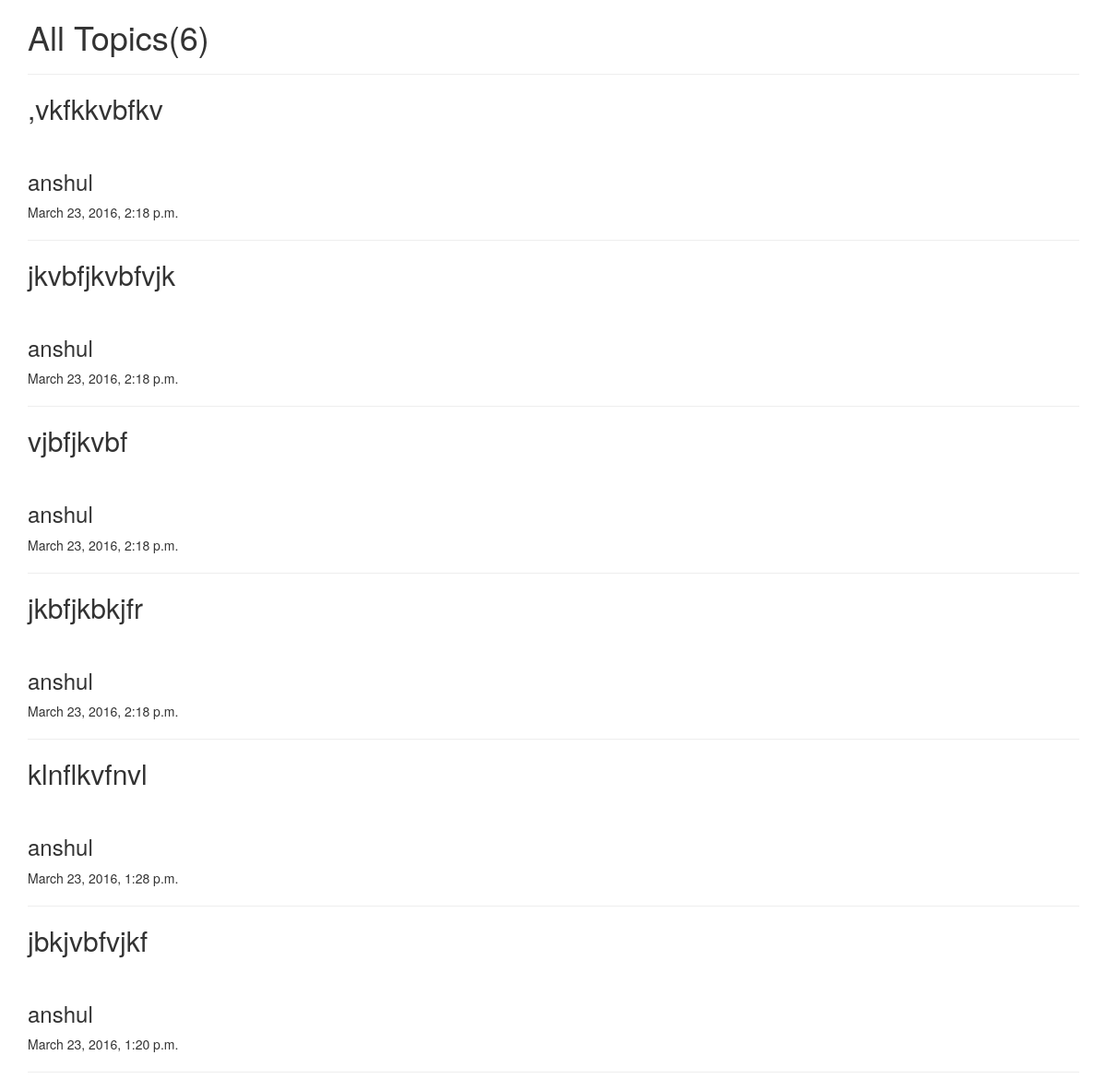
Page /viewTopics/ on the earlier database version.
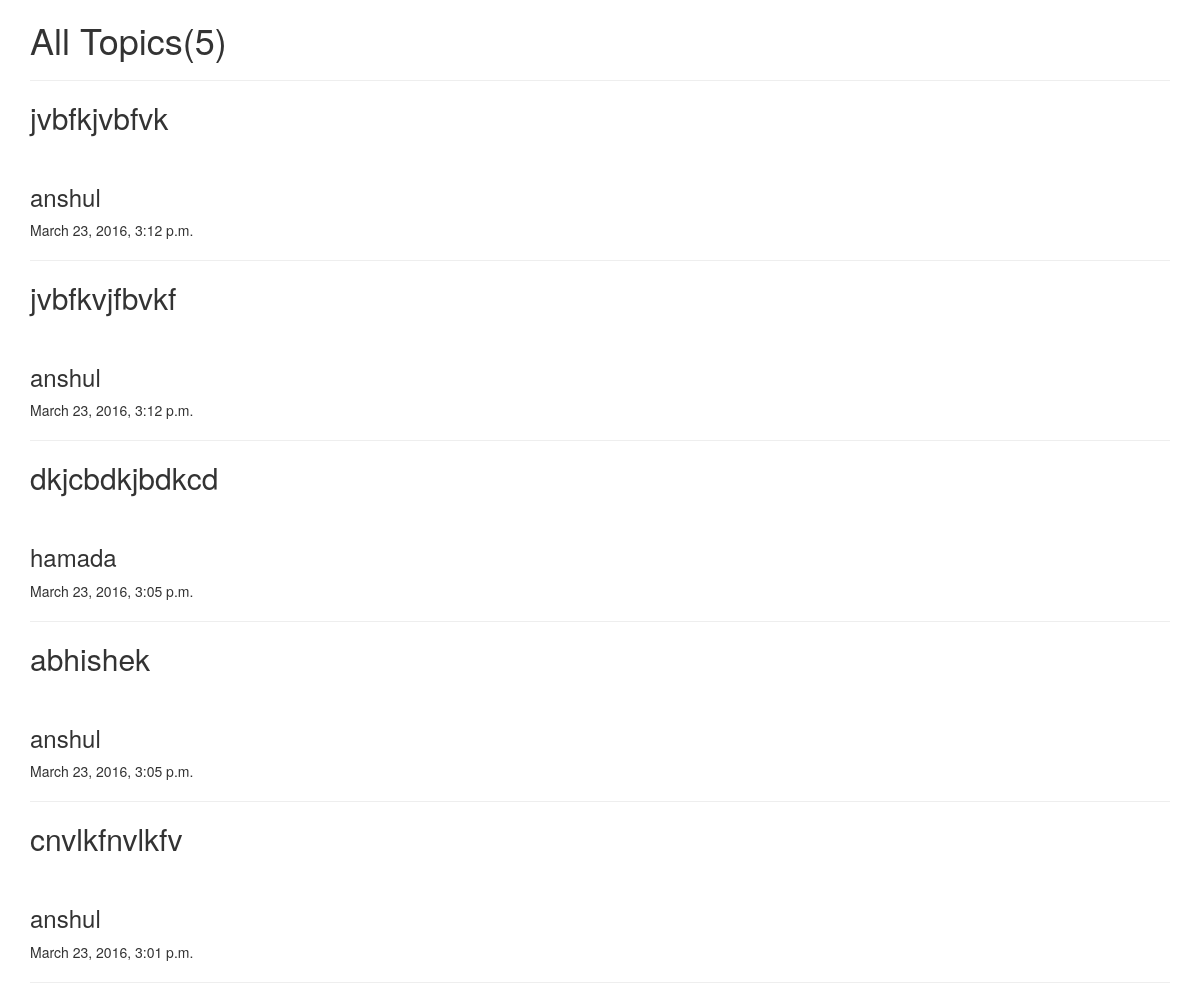
Same page on the later database version.
### app/models.py (models this page shows)
class DiscussionTopic(models.Model):
    user = models.ForeignKey('UserInfo')     #user of the post just linking both the tables together
    topicText = models.CharField(max_length = 1000)
    timeStamp = models.DateTimeField()

class UserInfo(models.Model):
    fname = models.CharField(max_length = 200)
    lname = models.CharField(max_length = 200)
    username = models.CharField(max_length = 200,unique = True)
    password = models.CharField(max_length = 200)

### app/views.py (the view)
# urls.py: url(r'^viewTopics/',viewTopics,name='viewTopics')
def viewTopics(request):
    topics = DiscussionTopic.objects.all().order_by('-timeStamp')
    return render(request,'viewTopics.html',{'topics':topics})

### app/templates/viewTopics.html
{% extends 'base.html' %}
{% block content %}
<h1>All Topics<span>(</span>{{ topics.count }}<span>)</span></h1>
<hr/>
{% for topic in topics %}
    <h2>{{ topic.topicText }}</h2><br/>
    <h3>{{ topic.user.username }}</h3>
    {{ topic.timeStamp }}
    <hr/>
{% endfor %}
{% endblock %}

### templates/base.html (shortened to what this page needs)
<!DOCTYPE html>
  <head>
    {% load bootstrap3 %}
    {% bootstrap_css %}
  </head>
  <body>
   <div class="container">
    {% block content %}
    {% endblock %}
   </div>
  </body>
</html>

Differences in the rows shown:
removed DiscussionTopic: topicText ",vkfkkvbfkv", user.username "anshul", timeStamp "March 23, 2016, 2:18 p.m."
removed DiscussionTopic: topicText "jkvbfjkvbfvjk", user.username "anshul", timeStamp "March 23, 2016, 2:18 p.m."
removed DiscussionTopic: topicText "vjbfjkvbf", user.username "anshul", timeStamp "March 23, 2016, 2:18 p.m."
removed DiscussionTopic: topicText "jkbfjkbkjfr", user.username "anshul", timeStamp "March 23, 2016, 2:18 p.m."
removed DiscussionTopic: topicText "klnflkvfnvl", user.username "anshul", timeStamp "March 23, 2016, 1:28 p.m."
removed DiscussionTopic: topicText "jbkjvbfvjkf", user.username "anshul", timeStamp "March 23, 2016, 1:20 p.m."
added DiscussionTopic: topicText "jvbfkjvbfvk", user.username "anshul", timeStamp "March 23, 2016, 3:12 p.m."
added DiscussionTopic: topicText "jvbfkvjfbvkf", user.username "anshul", timeStamp "March 23, 2016, 3:12 p.m."
added DiscussionTopic: topicText "dkjcbdkjbdkcd", user.username "hamada", timeStamp "March 23, 2016, 3:05 p.m."
added DiscussionTopic: topicText "abhishek", user.username "anshul", timeStamp "March 23, 2016, 3:05 p.m."
added DiscussionTopic: topicText "cnvlkfnvlkfv", user.username "anshul", timeStamp "March 23, 2016, 3:01 p.m."
Other differences:
{{ topics.count }}: "6" → "5"
